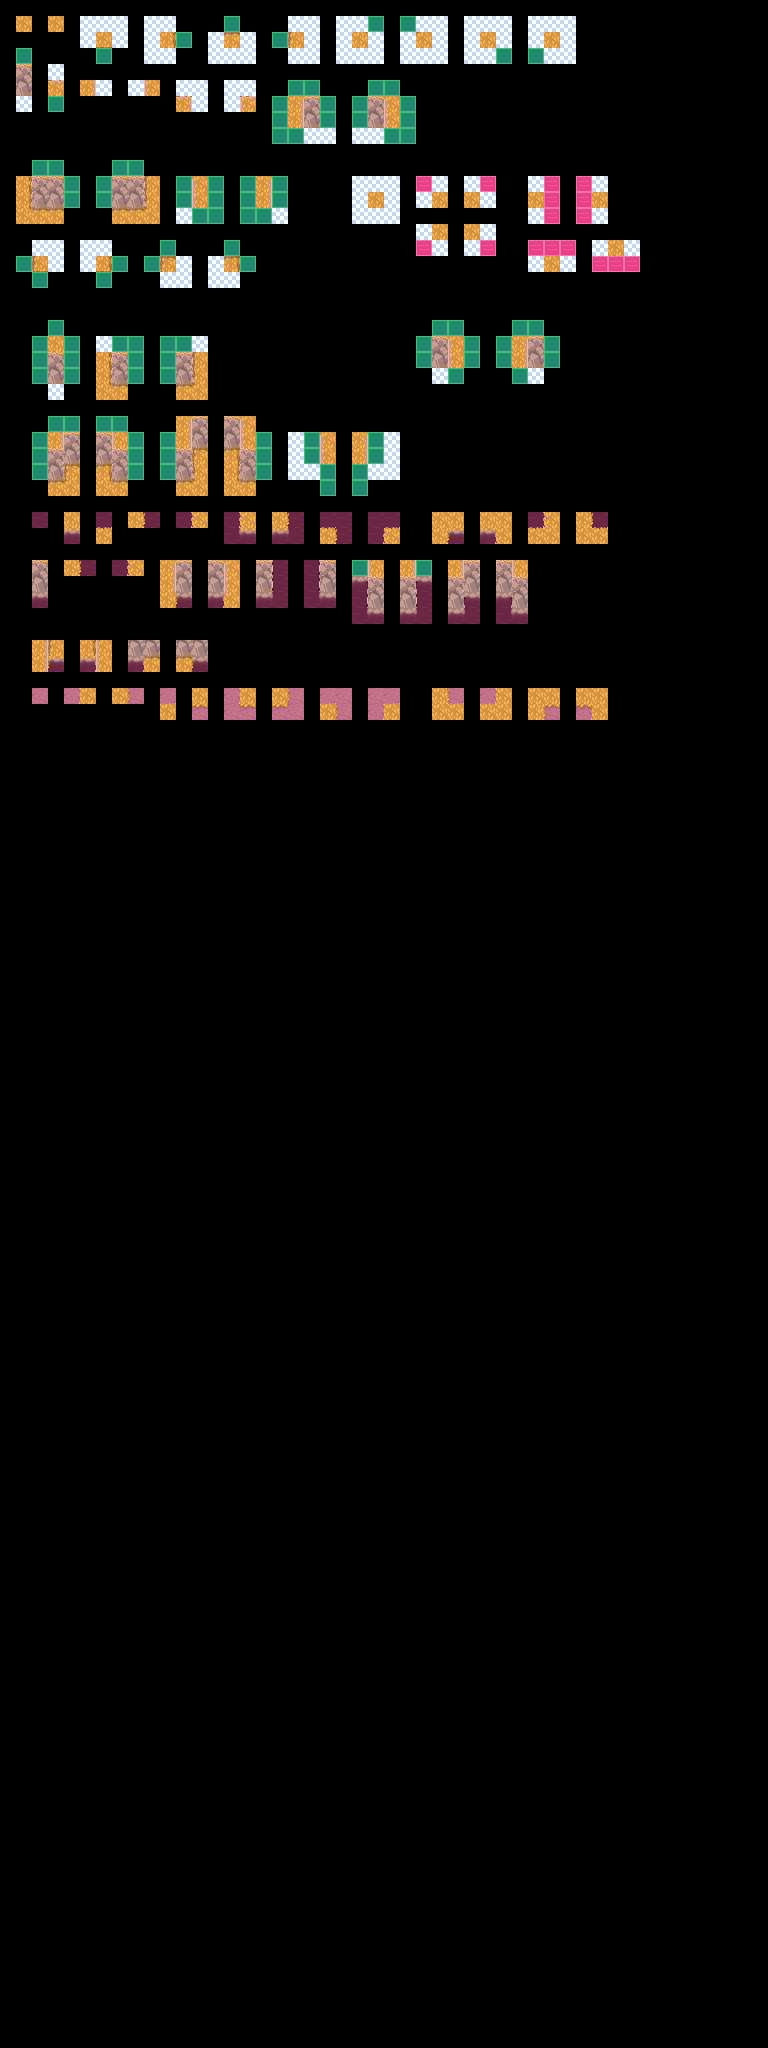

Tiled map render using the project's own tile images. Description and the map definition, with tile-layer contents summarised, below:
An orthogonal 48x128 tile map with 16x16 px tiles, 5 tile layers (regions, input_wireframe, output_walls, output_floor, ...), 2 tilesets.

<map version="1.9" tiledversion="1.9.1" orientation="orthogonal" renderorder="right-down" width="48" height="128" tilewidth="16" tileheight="16" infinite="0" nextlayerid="9" nextobjectid="14">
 <properties>
  <property name="DeleteTiles" type="bool" value="true" />
  <property name="MatchOutsideMap" type="bool" value="true" />
  <property name="NoOverlappingRules" type="bool" value="true" />
  <property name="OverflowBorder" type="bool" value="true" />
 </properties>
 <tileset firstgid="1" source="wireframe.tsx" />
 <tileset firstgid="7" source="OutsideTileset.tsx" />
 <layer id="1" name="regions" width="48" height="128">
  <data>[6144 cells, 520 non-empty, 1 distinct tile ids]</data>
 </layer>
 <layer id="2" name="input_wireframe" width="48" height="128">
  <data>[6144 cells, 531 non-empty, 5 distinct tile ids]</data>
 </layer>
 <layer id="3" name="output_walls" width="48" height="128">
  <data>[6144 cells, 163 non-empty, 62 distinct tile ids]</data>
 </layer>
 <layer id="4" name="output_floor" width="48" height="128">
  <data>[6144 cells, 112 non-empty, 66 distinct tile ids]</data>
 </layer>
 <layer id="8" name="output_till" width="48" height="128">
  <data>[6144 cells, 9 non-empty, 1 distinct tile ids]</data>
 </layer>
</map>
